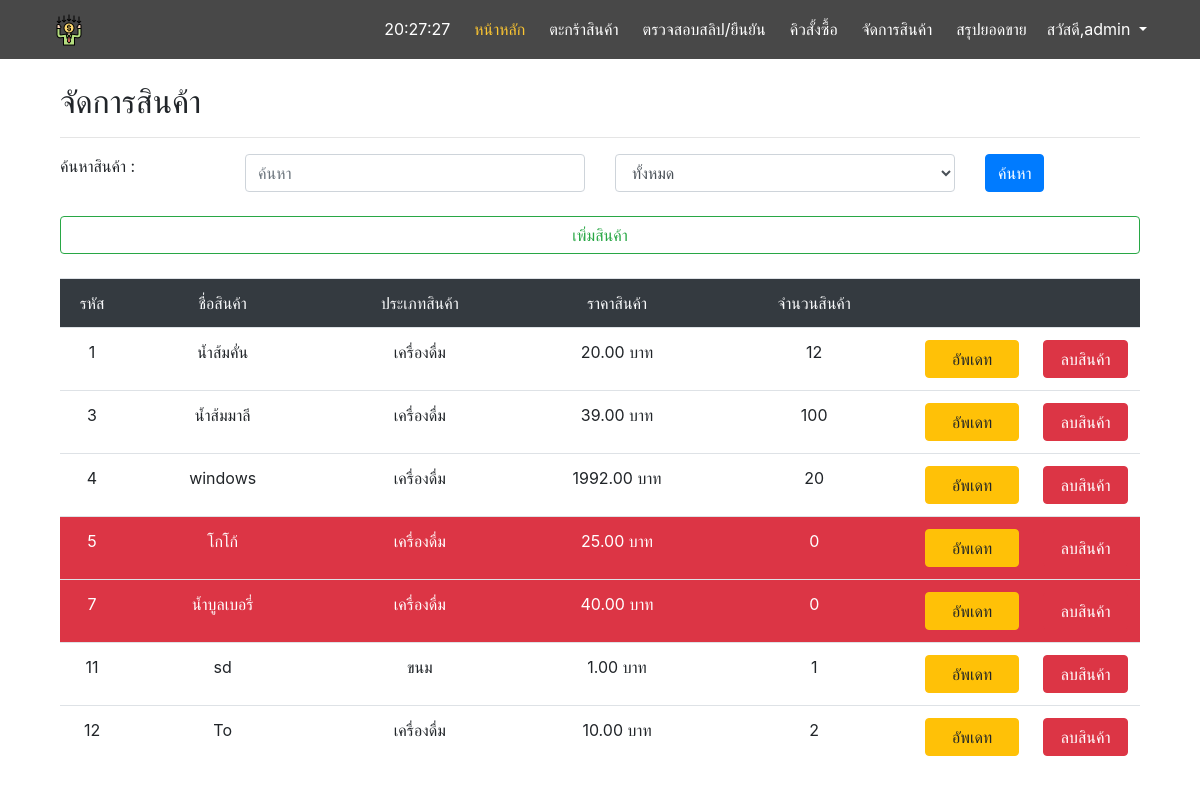
Page /manage/ (signed in) on the earlier database version.
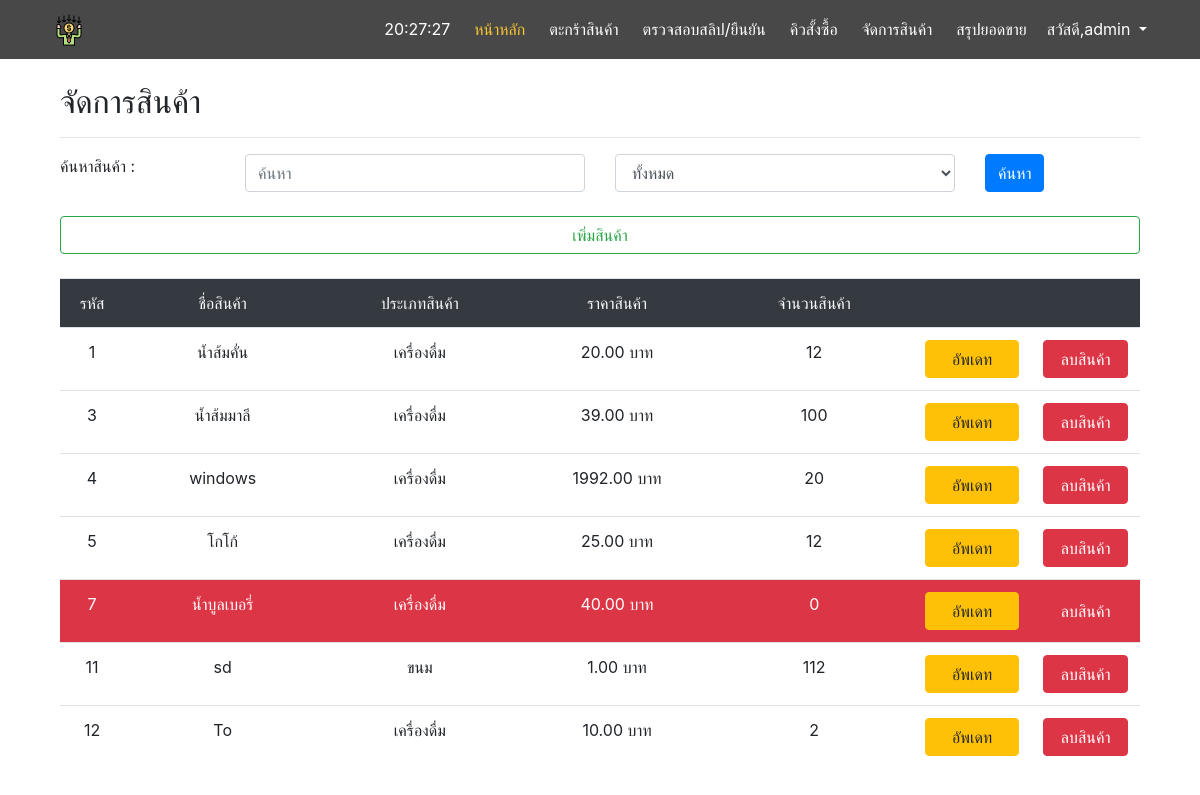
Same page on the later database version.
### main/models.py (models this page shows, shortened)
class Product(models.Model):
    type = models.ForeignKey(Type, on_delete=models.PROTECT,null=True)
    name = models.CharField(max_length=255)
    description = models.CharField(max_length=255,null=True)
    price = models.FloatField()
    stock = models.IntegerField()
    picture = models.ImageField(default='product_pic/default.png',upload_to='product_pic',null=True,blank=True)

class Type(models.Model):
    type_name = models.CharField(max_length=255)

### manage/views.py (the view)
# urls.py: path('', views.manage, name='manage'),
@login_required
@permission_required('main.view_product')
def manage(request):
    product = Product.objects.all()
    type = Type.objects.all()
    searchtype = request.GET.get('sel','')
    searchtxt = request.GET.get('search','')
    if searchtxt:
        product = product.filter(name__icontains=searchtxt)
    if searchtype > '0':
        product = product.filter(type_id=searchtype)
    context = {
        'product' : product,
        'type' : type,
        'searchtxt' : searchtxt
    }
    return render(request, 'manage/manage.html', context=context)

### manage/templates/manage/manage.html (shortened to what this page needs)
{% extends 'base.html' %}
{% block content %}
<body>
  <div class="container">
    <h2>จัดการสินค้า</h2>
    <hr>
    <form method="GET" action="{% url 'manage' %}">
      <div class="row">
        <div class="col-sm-2">
          <label>ค้นหาสินค้า :</label>
        </div>
        <div class="col-sm-4">
          <input type="text" name="search" value="{{searchtxt}}" placeholder="ค้นหา" class="form-control col">
        </div>
        <div class="col-sm-4">
          <select name="sel" id="" class="form-control col">
            <option value="0">ทั้งหมด</option>
          </select>
        </div>
        <div class="col">
          <input type="submit" value="ค้นหา" class="btn btn-primary">
        </div>
      </div><br>
      <div class="row">
        <div class="col">
          <a href="{% url 'addpd'%}">
            <div class="btn btn-outline-success col">เพิ่มสินค้า</div>
          </a>
        </div>
      </div>
    </form><br>
      <table class="table table-bordered-primary text-center">
        <thead class="bg-dark text-light">
          <tr>
            <td>รหัส</td>
            <td>ชื่อสินค้า</td>
            <td>ประเภทสินค้า</td>
            <td>ราคาสินค้า</td>
            <td>จำนวนสินค้า</td>
            <td></td>
            <td></td>
          </tr>
        </thead>
        <tbody>
        {% for p in product %}
          {% if p.stock == 0%}
            <tr class='text-white bg-danger'>
          {% else %}
            <tr>
          {% endif %}
            <td width='10'>{{ p.id }}</td>
            <td width='150'>{{ p.name }}</td>
            <td width='150'>{{ p.type.type_name }}</td>
            <td width='150'>{{ p.price|stringformat:".2f" }} บาท</td>
            <td width='150'>{{ p.stock }}</td>
            <td width='20'>
              <a href="{% url 'pup' product_id=p.id %}">
                <div class="btn btn-warning col">อัพเดท</div>
              </a>
            </td>
            <td width='20'>
              <a href="{% url 'del_product' product_id=p.id %}">
                <div class="btn btn-danger col">ลบสินค้า</div>
              </a>
            </td>
          </tr>
          {% endfor %}
        </tbody>
      </table>
  </div>
</body>
{% endblock %}

Differences in the rows shown:
changed Product "โกโก้": stock "0" → "12"
changed Product "sd": stock "1" → "112"
